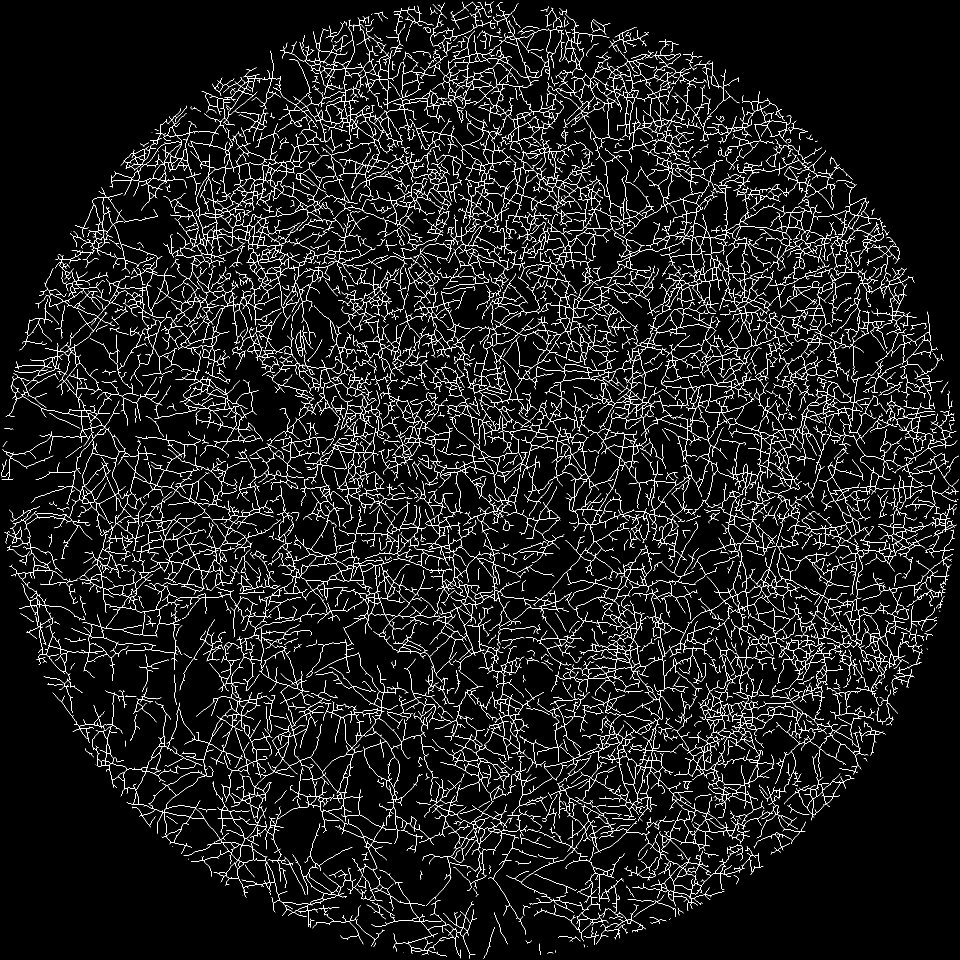
#> input picture data/PS-216 srfA +Fo_1 vs 5_E4_6skeleton_no_border.png, 2880 x 2880 px (shown at 1/3 size)
$ python feature_extraction.py ../data out.png
#> lines starting #> are read from the running program, lines starting #| are printed output that depends on the picture
#!/usr/bin/env python3
"""
Comprehensive Feature Extraction Module for Hyphae Image Analysis

This module extracts a rich set of image features for classification, combining:
1. Original features from the existing pipeline (intensity, edge, texture, morphology)
2. Ilastik-inspired multi-scale features (Gaussian, LoG, Hessian, Structure Tensor)

Features are computed consistently for both training and inference.
Can be run standalone to extract and save features to TSV files.
"""

import os
import sys
import numpy as np
import pandas as pd
from pathlib import Path
from typing import Dict, List, Optional, Tuple
from tqdm import tqdm

# Image processing imports
from skimage import io, color, filters, feature, morphology, exposure, util, measure
from skimage.transform import resize
from scipy import ndimage
from scipy.stats import skew, kurtosis

# Version compatibility for peak detection
try:
    from skimage.feature import peak_local_maxima
except ImportError:
    peak_local_maxima = None


class FeatureExtractor:
    """
    Comprehensive feature extraction for microscopy images.

    Extracts ~150+ features across multiple categories:
    - Basic intensity statistics
    - Multi-scale Gaussian features (Ilastik-inspired)
    - Edge and gradient features
    - Texture features (LBP, GLCM)
    - Morphological features (shape, connectivity)
    - Hessian-based features (multi-scale)
    - Structure tensor features (multi-scale)
    - Laplacian of Gaussian features (multi-scale)
    - Frequency domain features
    """

    def __init__(self,
                 resize_shape: Tuple[int, int] = (512, 512),
                 gaussian_scales: List[float] = [0.7, 1.0, 1.6, 3.5, 5.0, 10.0],
                 threshold_factors: List[float] = [0.8, 1.0, 1.2]):
        """
        Initialize feature extractor with parameters.

        Args:
            resize_shape: Target size for image resizing (height, width)
            gaussian_scales: Sigma values for multi-scale Gaussian features (Ilastik-inspired)
            threshold_factors: Threshold multipliers for morphological analysis
        """
        self.resize_shape = resize_shape
        self.gaussian_scales = gaussian_scales
        self.threshold_factors = threshold_factors

    def preprocess_image(self, image_path: str) -> np.ndarray:
        """
        Load and preprocess image to grayscale float format.

        Args:
            image_path: Path to image file

        Returns:
            Preprocessed grayscale image as float [0, 1]
        """
        # Load the image
        image = io.imread(image_path)
#> image: shape (2880, 2880); 4.2% white in thin lines or dots

        # Convert RGBA to RGB if needed (handle transparency)
        if image.ndim == 3 and image.shape[2] == 4:
            white_background = np.ones((image.shape[0], image.shape[1], 3), dtype=np.uint8) * 255
            alpha = image[:, :, 3] / 255.0
            rgb_channels = image[:, :, :3]
            blended = (1 - alpha[:, :, np.newaxis]) * white_background + alpha[:, :, np.newaxis] * rgb_channels
            image = blended.astype(np.uint8)

        # Convert to grayscale if needed
        if image.ndim == 3:
            image = color.rgb2gray(image)

        # Normalize to float [0, 1]
        image = util.img_as_float(image)
#> image: shape (2880, 2880) float64; values 0 (black) and 1 (white), 4.2% white in thin lines or dots

        # Resize for consistent processing
        resized_img = resize(image, self.resize_shape, anti_aliasing=True)

        return resized_img

    def extract_intensity_features(self, img: np.ndarray) -> Dict[str, float]:
        """Extract basic intensity statistics."""
        features = {}

        # Basic statistics
        features['mean_intensity'] = np.mean(img)
        features['std_intensity'] = np.std(img)
        features['min_intensity'] = np.min(img)
        features['max_intensity'] = np.max(img)
        features['intensity_range'] = features['max_intensity'] - features['min_intensity']
        features['median_intensity'] = np.median(img)

        # Percentiles for distribution characterization
        percentiles = [5, 10, 25, 50, 75, 90, 95]
        for p in percentiles:
            features[f'p{p}'] = np.percentile(img, p)
#> after the loop, features = 13 items

        # Distribution shape
        features['intensity_skewness'] = skew(img.flatten())
        features['intensity_kurtosis'] = kurtosis(img.flatten())

        # Coefficient of variation (normalized std)
        features['intensity_cv'] = features['std_intensity'] / (features['mean_intensity'] + 1e-10)

        return features

    def extract_multiscale_gaussian_features(self, img: np.ndarray) -> Dict[str, float]:
        """
        Extract Ilastik-inspired multi-scale Gaussian smoothed features.
        Captures information at different spatial scales.
        """
        features = {}

        for sigma in self.gaussian_scales:
            # Gaussian smoothing at this scale
            smoothed = filters.gaussian(img, sigma=sigma, preserve_range=True)

            # Statistics of smoothed image
            prefix = f'gauss_s{sigma:.1f}_'
            features[f'{prefix}mean'] = np.mean(smoothed)
            features[f'{prefix}std'] = np.std(smoothed)
            features[f'{prefix}min'] = np.min(smoothed)
            features[f'{prefix}max'] = np.max(smoothed)
            features[f'{prefix}range'] = features[f'{prefix}max'] - features[f'{prefix}min']
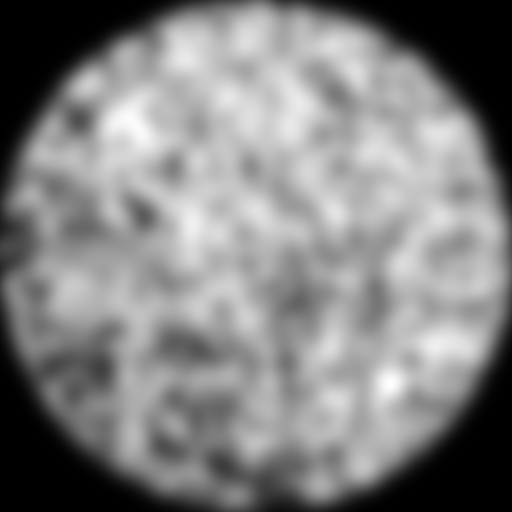
#> smoothed: shape (512, 512) float64; min 0, max 0.0818, mean 0.0418; drawn with min black and max white
#> after the loop, features = 30 items

        return features

    def extract_edge_gradient_features(self, img: np.ndarray) -> Dict[str, float]:
        """Extract edge detection and gradient features."""
        features = {}

        # Sobel edges (horizontal and vertical)
        sobel_h = filters.sobel_h(img)
        sobel_v = filters.sobel_v(img)
        sobel_magnitude = np.sqrt(sobel_h**2 + sobel_v**2)

        features['sobel_mean'] = np.mean(sobel_magnitude)
        features['sobel_std'] = np.std(sobel_magnitude)
        features['sobel_max'] = np.max(sobel_magnitude)
        features['strong_edges_count'] = np.sum(sobel_magnitude > np.percentile(sobel_magnitude, 90))
        features['strong_edges_ratio'] = features['strong_edges_count'] / img.size

        # Gradient direction variance
        gradient_direction = np.arctan2(sobel_v, sobel_h)
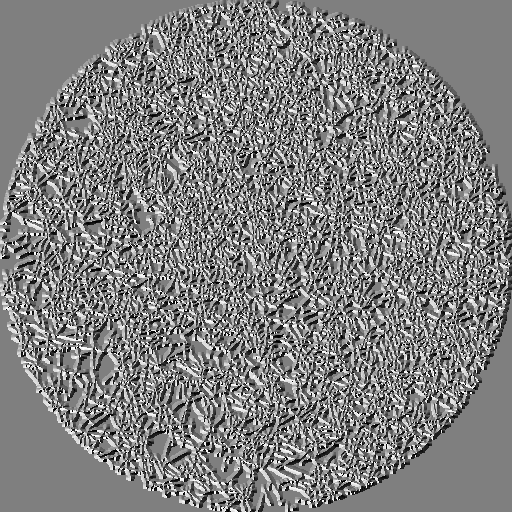
#> gradient_direction: shape (512, 512) float64; min -3.14, max 3.14, mean -0.00376; drawn with min black and max white
        mean_cos = np.mean(np.cos(2 * gradient_direction))
#> mean_cos = 0.237
        mean_sin = np.mean(np.sin(2 * gradient_direction))
#> mean_sin = 0.00586
        features['gradient_direction_variance'] = 1 - np.sqrt(mean_cos**2 + mean_sin**2)

        # Prewitt edges
        prewitt_h = filters.prewitt_h(img)
        prewitt_v = filters.prewitt_v(img)
        prewitt_magnitude = np.sqrt(prewitt_h**2 + prewitt_v**2)
        features['prewitt_mean'] = np.mean(prewitt_magnitude)
        features['prewitt_std'] = np.std(prewitt_magnitude)

        # Scharr edges (more accurate derivative approximation)
        scharr_h = filters.scharr_h(img)
        scharr_v = filters.scharr_v(img)
        scharr_magnitude = np.sqrt(scharr_h**2 + scharr_v**2)
        features['scharr_mean'] = np.mean(scharr_magnitude)
        features['scharr_std'] = np.std(scharr_magnitude)

        return features

    def extract_texture_features(self, img: np.ndarray) -> Dict[str, float]:
        """Extract texture features (LBP, GLCM approximation)."""
        features = {}

        # Local Binary Pattern (LBP)
        try:
            from skimage.feature import local_binary_pattern
            img_uint8 = util.img_as_ubyte(img)
            lbp = local_binary_pattern(img_uint8, P=8, R=1, method='uniform')
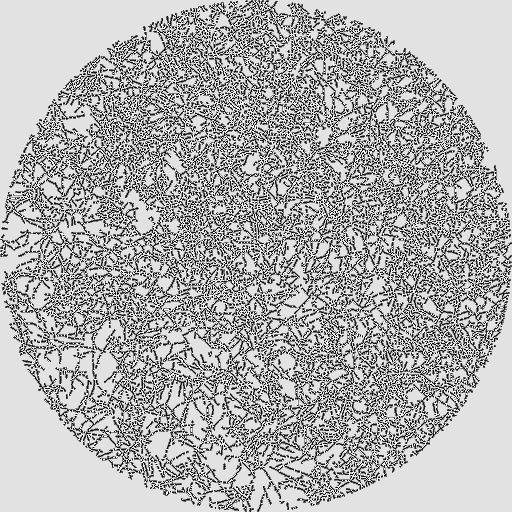
#> lbp: shape (512, 512) float64; min 0, max 9, mean 6.18; drawn with min black and max white
            features['lbp_variance'] = np.var(lbp)
            features['lbp_mean'] = np.mean(lbp)

            # LBP histogram features
            lbp_hist, _ = np.histogram(lbp.flatten(), bins=10, density=True)
#> lbp_hist = [0.0727, 0.0811, 0.025, 0.0279, 0.0694, 0.0905, 0.0411, 0.0432, 0.572, 0.0879]
            features['lbp_uniformity'] = np.sum(lbp_hist**2)
            features['lbp_entropy'] = -np.sum(lbp_hist * np.log2(lbp_hist + 1e-10))
        except Exception:
            features['lbp_variance'] = 0
            features['lbp_mean'] = 0
            features['lbp_uniformity'] = 0
            features['lbp_entropy'] = 0

        # GLCM approximation (directional contrasts)
        diff_h = np.abs(np.diff(img, axis=1))
        diff_v = np.abs(np.diff(img, axis=0))
        features['horizontal_contrast'] = np.var(diff_h)
        features['vertical_contrast'] = np.var(diff_v)
        features['horizontal_homogeneity'] = 1 / (1 + np.mean(diff_h))
        features['vertical_homogeneity'] = 1 / (1 + np.mean(diff_v))
        features['contrast_anisotropy'] = np.abs(features['horizontal_contrast'] - features['vertical_contrast'])

        return features

    def extract_morphological_features(self, img: np.ndarray) -> Dict[str, float]:
        """
        Extract morphological features at multiple threshold levels.
        Critical for distinguishing bacterial (round) vs hyphal (elongated) structures.
        """
        features = {}

        # Compute Otsu threshold as baseline
        try:
            otsu_thresh = filters.threshold_otsu(img)
#> otsu_thresh = 0.0741
        except Exception:
            otsu_thresh = np.mean(img)

        # Analyze at different threshold levels
        for thresh_factor in self.threshold_factors:
            thresh = otsu_thresh * thresh_factor
            binary = img > thresh

            # Connected components analysis
            labeled = measure.label(binary)
            props = measure.regionprops(labeled)

            prefix = f'thresh_{int(thresh_factor*10)}_'
            features[f'{prefix}num_objects'] = len(props)
            features[f'{prefix}foreground_ratio'] = np.sum(binary) / binary.size

            if len(props) > 0:
                # Size features
                areas = [prop.area for prop in props]
                features[f'{prefix}mean_area'] = np.mean(areas)
                features[f'{prefix}std_area'] = np.std(areas)
                features[f'{prefix}max_area'] = np.max(areas)
                features[f'{prefix}total_area'] = np.sum(areas)

                # Shape features (CRITICAL for bacteria vs hyphae distinction)
                eccentricities = [prop.eccentricity for prop in props]
                features[f'{prefix}mean_eccentricity'] = np.mean(eccentricities)
                features[f'{prefix}std_eccentricity'] = np.std(eccentricities)
                features[f'{prefix}max_eccentricity'] = np.max(eccentricities)

                solidities = [prop.solidity for prop in props]
                features[f'{prefix}mean_solidity'] = np.mean(solidities)
                features[f'{prefix}std_solidity'] = np.std(solidities)

                # Aspect ratios (hyphae have higher ratios)
                aspect_ratios = [prop.major_axis_length / (prop.minor_axis_length + 1e-10)
                               for prop in props]
                features[f'{prefix}mean_aspect_ratio'] = np.mean(aspect_ratios)
                features[f'{prefix}max_aspect_ratio'] = np.max(aspect_ratios)
                features[f'{prefix}std_aspect_ratio'] = np.std(aspect_ratios)

                # Perimeter to area ratios (complexity measure)
                perimeter_area_ratios = [prop.perimeter / (prop.area + 1e-10)
                                        for prop in props]
                features[f'{prefix}mean_perimeter_area_ratio'] = np.mean(perimeter_area_ratios)

                # Count elongated objects (likely hyphae)
                elongated_objects = sum(1 for ecc in eccentricities if ecc > 0.8)
                features[f'{prefix}elongated_objects'] = elongated_objects
                features[f'{prefix}elongated_ratio'] = elongated_objects / len(props) if len(props) > 0 else 0

                # Count round objects (likely bacteria)
                round_objects = sum(1 for ecc in eccentricities if ecc < 0.5)
                features[f'{prefix}round_objects'] = round_objects
                features[f'{prefix}round_ratio'] = round_objects / len(props) if len(props) > 0 else 0

                # Convexity measures
                convex_areas = [prop.convex_area for prop in props]
                features[f'{prefix}mean_convexity'] = np.mean([prop.area / (prop.convex_area + 1e-10)
                                                               for prop in props])

            else:
                # No objects detected - set all to zero
                zero_features = ['mean_area', 'std_area', 'max_area', 'total_area',
                               'mean_eccentricity', 'std_eccentricity', 'max_eccentricity',
                               'mean_solidity', 'std_solidity',
                               'mean_aspect_ratio', 'max_aspect_ratio', 'std_aspect_ratio',
                               'mean_perimeter_area_ratio',
                               'elongated_objects', 'elongated_ratio',
                               'round_objects', 'round_ratio', 'mean_convexity']
                for feat_name in zero_features:
                    features[f'{prefix}{feat_name}'] = 0
#> this loop made 3 passes
#> (thresh, elongated_objects, round_objects) on passes 1 to 3: (0.0592, 53, 7), (0.0741, 76, 7), (0.0889, 227, 51)
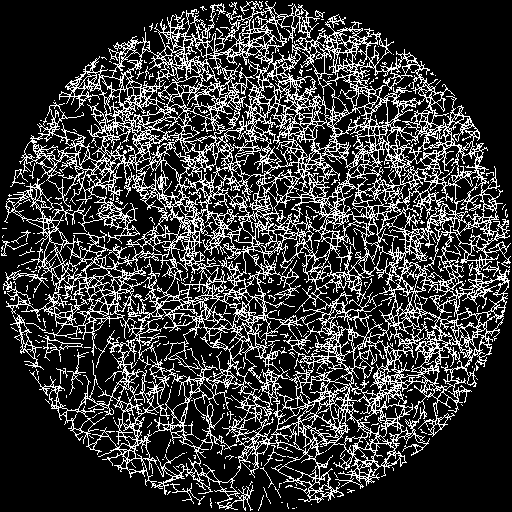
#> binary: shape (512, 512) bool; 22.2% white in thin lines or dots
#> after the loop, features = 60 items

        return features

    def extract_hessian_features(self, img: np.ndarray) -> Dict[str, float]:
        """
        Extract Hessian-based features at multiple scales (Ilastik-inspired).
        Hessian eigenvalues are excellent for detecting line-like structures (hyphae).
        """
        features = {}

        for sigma in self.gaussian_scales:
            try:
                # Compute Hessian matrix eigenvalues
                hessian_eigvals = feature.hessian_matrix_eigvals(
                    feature.hessian_matrix(img, sigma=sigma, order='rc')
                )

                # hessian_eigvals returns (eig1, eig2) where eig1 >= eig2
                eig_large = hessian_eigvals[0]  # Larger eigenvalue
                eig_small = hessian_eigvals[1]  # Smaller eigenvalue

                prefix = f'hessian_s{sigma:.1f}_'

                # Statistics of larger eigenvalue (indicates strength of line-like structures)
                features[f'{prefix}eig1_mean'] = np.mean(np.abs(eig_large))
                features[f'{prefix}eig1_std'] = np.std(eig_large)
                features[f'{prefix}eig1_max'] = np.max(np.abs(eig_large))

                # Statistics of smaller eigenvalue
                features[f'{prefix}eig2_mean'] = np.mean(np.abs(eig_small))
                features[f'{prefix}eig2_std'] = np.std(eig_small)

                # Ratio of eigenvalues (linearity measure)
                ratio = np.abs(eig_large) / (np.abs(eig_small) + 1e-10)
                features[f'{prefix}eig_ratio_mean'] = np.mean(ratio)
                features[f'{prefix}eig_ratio_max'] = np.max(ratio)

                # Frangi vesselness-like measure (for tubular structures)
                vesselness = np.abs(eig_small) * (1 - np.exp(-ratio**2 / 2))
                features[f'{prefix}vesselness_mean'] = np.mean(vesselness)
                features[f'{prefix}vesselness_max'] = np.max(vesselness)

            except Exception as e:
                # If Hessian computation fails, set to zero
                prefix = f'hessian_s{sigma:.1f}_'
                for suffix in ['eig1_mean', 'eig1_std', 'eig1_max', 'eig2_mean', 'eig2_std',
                              'eig_ratio_mean', 'eig_ratio_max', 'vesselness_mean', 'vesselness_max']:
                    features[f'{prefix}{suffix}'] = 0
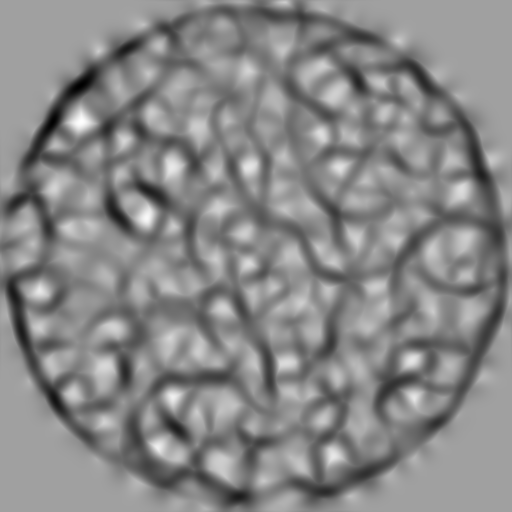
#> eig_small: shape (512, 512) float64; min -0.000257, max 0.000151, mean -3.97e-05; drawn with min black and max white
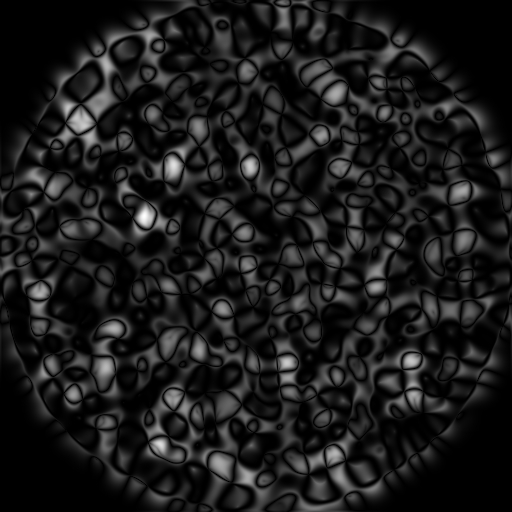
#> vesselness: shape (512, 512) float64; min 0, max 0.000103, mean 1.13e-05; drawn with min black and max white
#> after the loop, features = 54 items

        return features

    def extract_structure_tensor_features(self, img: np.ndarray) -> Dict[str, float]:
        """
        Extract Structure Tensor features at multiple scales (Ilastik-inspired).
        Structure tensor eigenvalues capture local orientation and texture.
        """
        features = {}

        for sigma in self.gaussian_scales:
            try:
                # Compute structure tensor
                Axx, Axy, Ayy = feature.structure_tensor(img, sigma=sigma)

                # Compute eigenvalues of structure tensor
                # For 2x2 symmetric matrix [[Axx, Axy], [Axy, Ayy]]
                trace = Axx + Ayy
                det = Axx * Ayy - Axy**2
                discriminant = np.sqrt(np.maximum(trace**2 - 4*det, 0))

                eig1 = (trace + discriminant) / 2  # Larger eigenvalue
                eig2 = (trace - discriminant) / 2  # Smaller eigenvalue

                prefix = f'struct_s{sigma:.1f}_'

                # Eigenvalue statistics
                features[f'{prefix}eig1_mean'] = np.mean(eig1)
                features[f'{prefix}eig1_std'] = np.std(eig1)
                features[f'{prefix}eig1_max'] = np.max(eig1)

                features[f'{prefix}eig2_mean'] = np.mean(eig2)
                features[f'{prefix}eig2_std'] = np.std(eig2)

                # Coherence (measure of local anisotropy)
                coherence = (eig1 - eig2) / (eig1 + eig2 + 1e-10)
                features[f'{prefix}coherence_mean'] = np.mean(coherence)
                features[f'{prefix}coherence_std'] = np.std(coherence)

                # Energy (sum of eigenvalues)
                energy = eig1 + eig2
                features[f'{prefix}energy_mean'] = np.mean(energy)
                features[f'{prefix}energy_std'] = np.std(energy)

            except Exception:
                prefix = f'struct_s{sigma:.1f}_'
                for suffix in ['eig1_mean', 'eig1_std', 'eig1_max', 'eig2_mean', 'eig2_std',
                              'coherence_mean', 'coherence_std', 'energy_mean', 'energy_std']:
                    features[f'{prefix}{suffix}'] = 0
#> this loop made 6 passes
#> pass 1, in extract_structure_tensor_features, `Axx, Axy, Ayy = feature.structure_tensor(img, sigma=sigma)`:
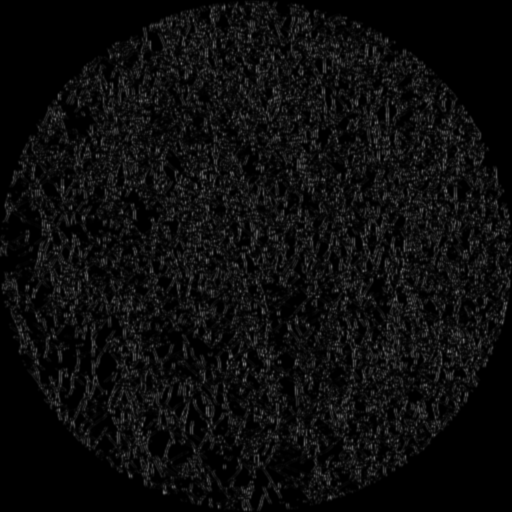
#> Ayy: shape (512, 512) float64; min 0, max 0.459, mean 0.0511
#> (the rest of the program and of its run is left out)
